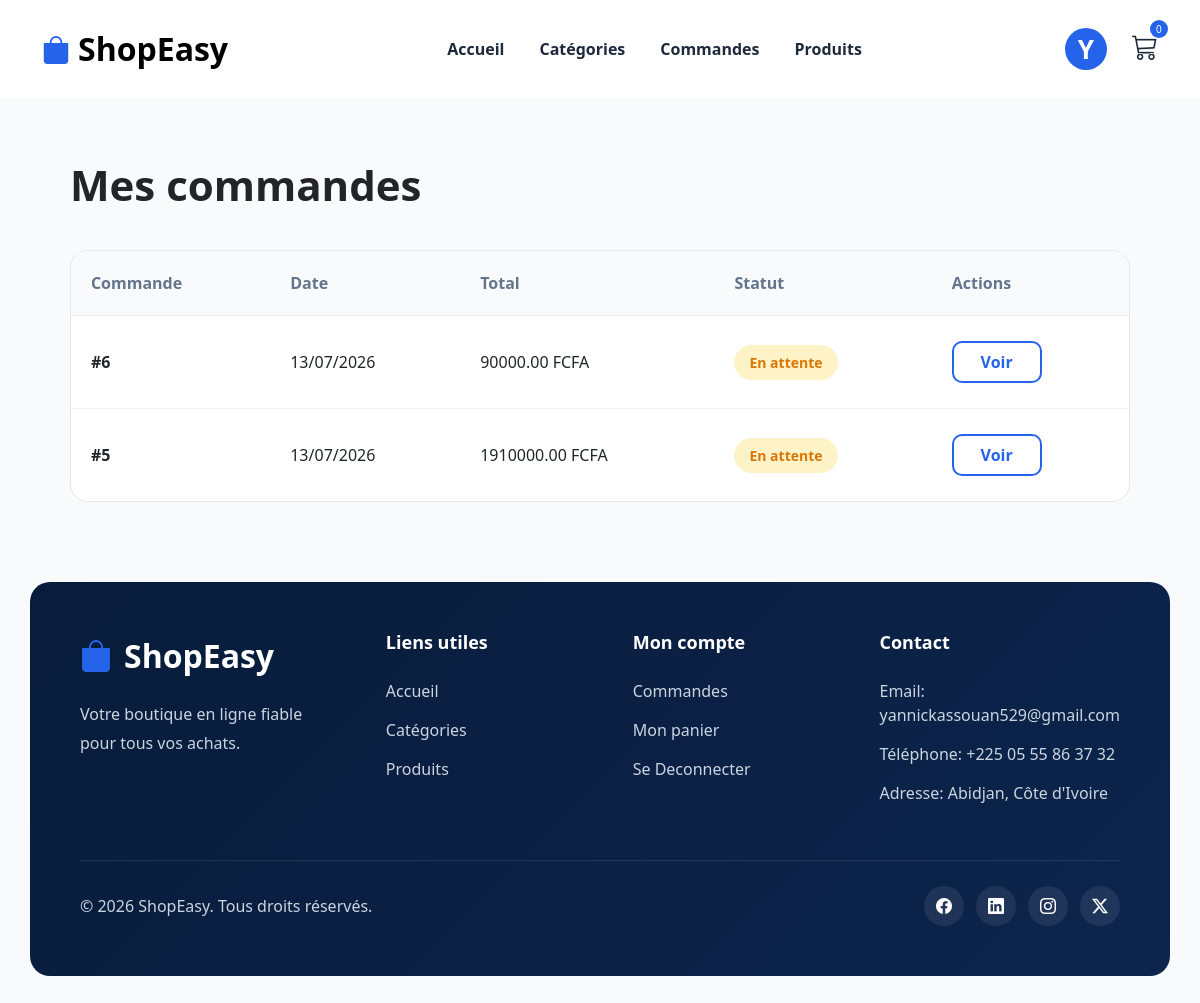
/my-orders/ (signed in), run on the app's committed database.
### store/models.py (models this page shows, shortened)
class Order(models.Model):
    STATUS_CHOICES = (
        ('pending', 'En attente'),
        ('processing', 'En traitement'),
        ('shipped', 'Expédiée'),
        ('delivered', 'Livrée'),
    )
    user = models.ForeignKey(
        User,
        on_delete=models.CASCADE
    )
    total = models.DecimalField(
        max_digits=10,
        decimal_places=2,
        default=0
    )
    status = models.CharField(
        max_length=20,
        choices=STATUS_CHOICES,
        default='pending'
    )
    created_at = models.DateTimeField(
        auto_now_add=True
    )

### store/views.py (the view)
# urls.py: path('my-orders/',views.my_orders,name='my_orders'),
@login_required(login_url='login')
def my_orders(request):
    orders = Order.objects.filter(
        user=request.user
    ).order_by('-created_at')
    return render(
        request,
        'my_orders1.html',
        {
            'orders': orders
        }
    )

### store/context_processor.py (called while the page is built)
def cart_counter(request):
    count = 0
    if request.user.is_authenticated:
        cart, created = Cart.objects.get_or_create(
            user=request.user
        )
        count = sum(
            item.quantity
            for item in cart.items.all()
        )
    return {
        'cart_count': count
    }

### store/templates/my_orders1.html
{% extends 'base.html' %}
{% block content %}
<section class="orders-section">
    <h1 class="orders-title">
        Mes commandes
    </h1>
    <div class="orders-card">
        <table class="orders-table">
            <thead>
                <tr>
                    <th>Commande</th>
                    <th>Date</th>
                    <th>Total</th>
                    <th>Statut</th>
                    <th>Actions</th>
                </tr>
            </thead>
            <tbody>
                {% for order in orders %}
                <tr>
                    <td class="order-id">
                        #{{ order.id }}
                    </td>
                    <td>
                        {{ order.created_at|date:"d/m/Y" }}
                    </td>
                    <td>
                        {{ order.total }} FCFA
                    </td>
                    <td>
                        <span class="status-badge status-{{ order.status }}">
                            {{ order.get_status_display }}
                        </span>
                    </td>
                    <td>
                        <a href="{% url 'order_detail' order.id %}"
                           class="view-btn">
                            Voir
                        </a>
                    </td>
                </tr>
                {% empty %}
                <tr>
                    <td colspan="5" class="empty-orders">
                        Aucune commande effectuée.
                    </td>
                </tr>
                {% endfor %}
            </tbody>
        </table>
    </div>
</section>
{% endblock %}

### store/templates/base.html (shortened to what this page needs)
{% load static %}
<!DOCTYPE html>
<html lang="fr">
<head>
    <link
        href="https://cdn.jsdelivr.net/npm/bootstrap@5.3.3/dist/css/bootstrap.min.css"
        rel="stylesheet">
    <link
        rel="stylesheet"
        href="https://cdn.jsdelivr.net/npm/bootstrap-icons@1.11.3/font/bootstrap-icons.min.css">
    <link rel="stylesheet"
          href="{% static 'css/style.css' %}">
</head>
<body>
<nav class="navbar navbar-expand-lg navbar-custom">
    <div class="container">
        <a class="navbar-brand fw-bold d-flex align-items-center"
           href="/">
            <i class="bi bi-bag-fill logo-icon"></i>
            <span class="ms-2">
                ShopEasy
            </span>
        </a>
        <div class="collapse navbar-collapse" id="navbarContent">
            <div class="main-menu mx-auto">
                <a href="/">Accueil</a>
                <a href="{% url 'categories' %}">
                    Catégories
                </a>
                <a href="{% url 'my_orders' %}">
                    Commandes
                </a>
                <a href="{% url 'products' %}">
                    Produits
                </a>
            </div>
            <div class="nav-icons">
                {% if user.is_authenticated %}
                    <div class="user-menu">
                        <a href="{% url 'profile' %}">
                            <div class="user-avatar">
                                {{ request.user.email|first|upper }}
                            </div>
                        </a>
                    </div>
                {% else %}
                    <a href="{% url 'login' %}">
                        <i class="bi bi-person"></i>
                    </a>
                {% endif %}
                <a href="{% url 'cart' %}">
                    <i class="bi bi-cart3"></i>
                    <span class="cart-badge">
                        {{ cart_count }}
                    </span>
                </a>
            </div>
        </div>
    </div>
</nav>
<div class="container">
    {% block content %}
    {% endblock %}
</div>
<footer class="footer">
    <div class="footer-container">
        <div class="footer-col">
            <div class="footer-logo">
                <i class="bi bi-bag-fill"></i>
                <h3>ShopEasy</h3>
            </div>
            <p>
                Votre boutique en ligne fiable
                pour tous vos achats.
            </p>
        </div>
        <div class="footer-col">
            <h4>Liens utiles</h4>
            <ul>
                <li><a href="/">Accueil</a></li>
                <li> <a href="{% url 'categories' %}">
                        Catégories
                    </a>
                </li>
                <li>
                    <a href="{% url 'products' %}">
                        Produits
                    </a>
                </li>
            </ul>
        </div>
        <div class="footer-col">
            <h4>Mon compte</h4>
            <ul>
                <li> <a href="{% url 'my_orders' %}">Commandes</a></li>
                <li><a href="{% url 'cart' %}">Mon panier</a></li>
                {% if user.is_authenticated %}
                <li><a href="{% url 'logout' %}">Se Deconnecter</a></li>
                {% else %}
                <li><a href="{% url 'login' %}">Se connecter</a></li>
                <li><a href="{% url 'register' %}">S'inscrire</a></li>
                {% endif %}
            </ul>
        </div>
        <div class="footer-col">
            <h4>Contact</h4>
            <ul>
                <li>Email: yannickassouan529@gmail.com</li>
                <li>Téléphone: +225  05 55 86 37 32</li>
                <li>Adresse: Abidjan, Côte d'Ivoire</li>
            </ul>
        </div>
    </div>
    <div class="footer-bottom">
        <p>
            © 2026 ShopEasy. Tous droits réservés.
        </p>
        <div class="social-icons">
            <a href="#">
                <i class="bi bi-facebook"></i>
            </a>
            <a href="#">
                <i class="bi bi-linkedin"></i>
            </a>
            <a href="#">
                <i class="bi bi-instagram"></i>
            </a>
            <a href="#">
                <i class="bi bi-twitter-x"></i>
            </a>
        </div>
    </div>
</footer>
</body>
</html>

### store/static/css/style.css (style rules this page uses)
body { background:#f8fafc; padding-top:110px; }
.navbar-custom { position: fixed; top: 0; left: 0; width: 100%; background: white; padding: 20px 0; z-index: 1000; }
.logo-icon { color:#2563eb; font-size:28px; }
.navbar-brand { font-size:32px; }
.nav-icons { display:flex; gap:25px; }
.nav-icons a { position:relative; color:#1e293b; text-decoration:none; font-size:26px; }
.cart-badge { position:absolute; top:-8px; right:-10px; background:#2563eb; color:white; width:18px; height:18px; border-radius:50%; font-size:10px; display:flex; justify-content:center; align-items:center; }
.main-menu { display:flex; align-items:center; gap:35px; }
.main-menu a { position:relative; text-decoration:none; color:#1e293b; font-weight:600; padding:5px 0; }
.main-menu a::after { content:""; position:absolute; left:50%; bottom:-5px; width:0; height:3px; background:#2563eb; transform:translateX(-50%); transition:0.5s; }
.footer { width:95%; margin:80px auto 30px; background:linear-gradient( 135deg, #081b3a, #0d254d ); border-radius:20px; padding:50px; color:white; }
.footer-container { display:grid; grid-template-columns: 1.3fr 1fr 1fr 1.2fr; gap:50px; }
.footer-logo { display:flex; align-items:center; gap:12px; margin-bottom:20px; }
.footer-logo i { font-size:32px; color:#2563eb; }
.footer-logo h3 { margin:0; font-size:32px; font-weight:700; }
.footer-col p { color:#cbd5e1; line-height:1.8; }
.footer-col h4 { margin-bottom:25px; font-size:18px; font-weight:600; }
.footer-col ul { list-style:none; padding:0; margin:0; }
.footer-col ul li { margin-bottom:15px; color:#cbd5e1; }
.footer-col ul li a { text-decoration:none; color:#cbd5e1; transition:.3s; }
.footer-bottom { margin-top:40px; padding-top:25px; border-top:1px solid rgba(255,255,255,.1); display:flex; justify-content:space-between; align-items:center; }
.footer-bottom p { margin:0; color:#cbd5e1; }
.social-icons { display:flex; gap:12px; }
.social-icons a { width:40px; height:40px; border-radius:50%; background:rgba(255,255,255,.08); display:flex; justify-content:center; align-items:center; text-decoration:none; color:white; transition:.3s; }
.orders-section { width:95%; margin:50px auto 80px; }
.orders-title { font-size:42px; font-weight:700; margin-bottom:40px; }
.orders-card { background:#fff; border-radius:18px; overflow:hidden; border:1px solid #e5e7eb; }
.orders-table { width:100%; border-collapse:collapse; }
.orders-table thead { background:#f8fafc; }
.orders-table th { padding:20px; text-align:left; color:#64748b; font-weight:600; }
.orders-table td { padding:25px 20px; border-top:1px solid #eef2f7; }
.order-id { font-weight:700; }
.status-badge { padding:8px 15px; border-radius:30px; font-size:14px; font-weight:600; }
.status-pending { background:#FEF3C7; color:#D97706; }
.view-btn { display:inline-flex; justify-content:center; align-items:center; width:90px; height:42px; border:2px solid #2563eb; border-radius:10px; text-decoration:none; color:#2563eb; font-weight:600; }
.user-menu { position:relative; }
.user-avatar { width:42px; height:42px; border-radius:50%; background:#2563eb; color:white; display:flex; justify-content:center; align-items:center; font-weight:700; cursor:pointer; }

### data on the page
Order: id "6", created_at "13/07/2026", total "90000.00", status "En attente"
Order: id "5", created_at "13/07/2026", total "1910000.00", status "En attente"

### other printed values
{{ request.user.email|first|upper }} "Y"
{{ cart_count }} "0"
